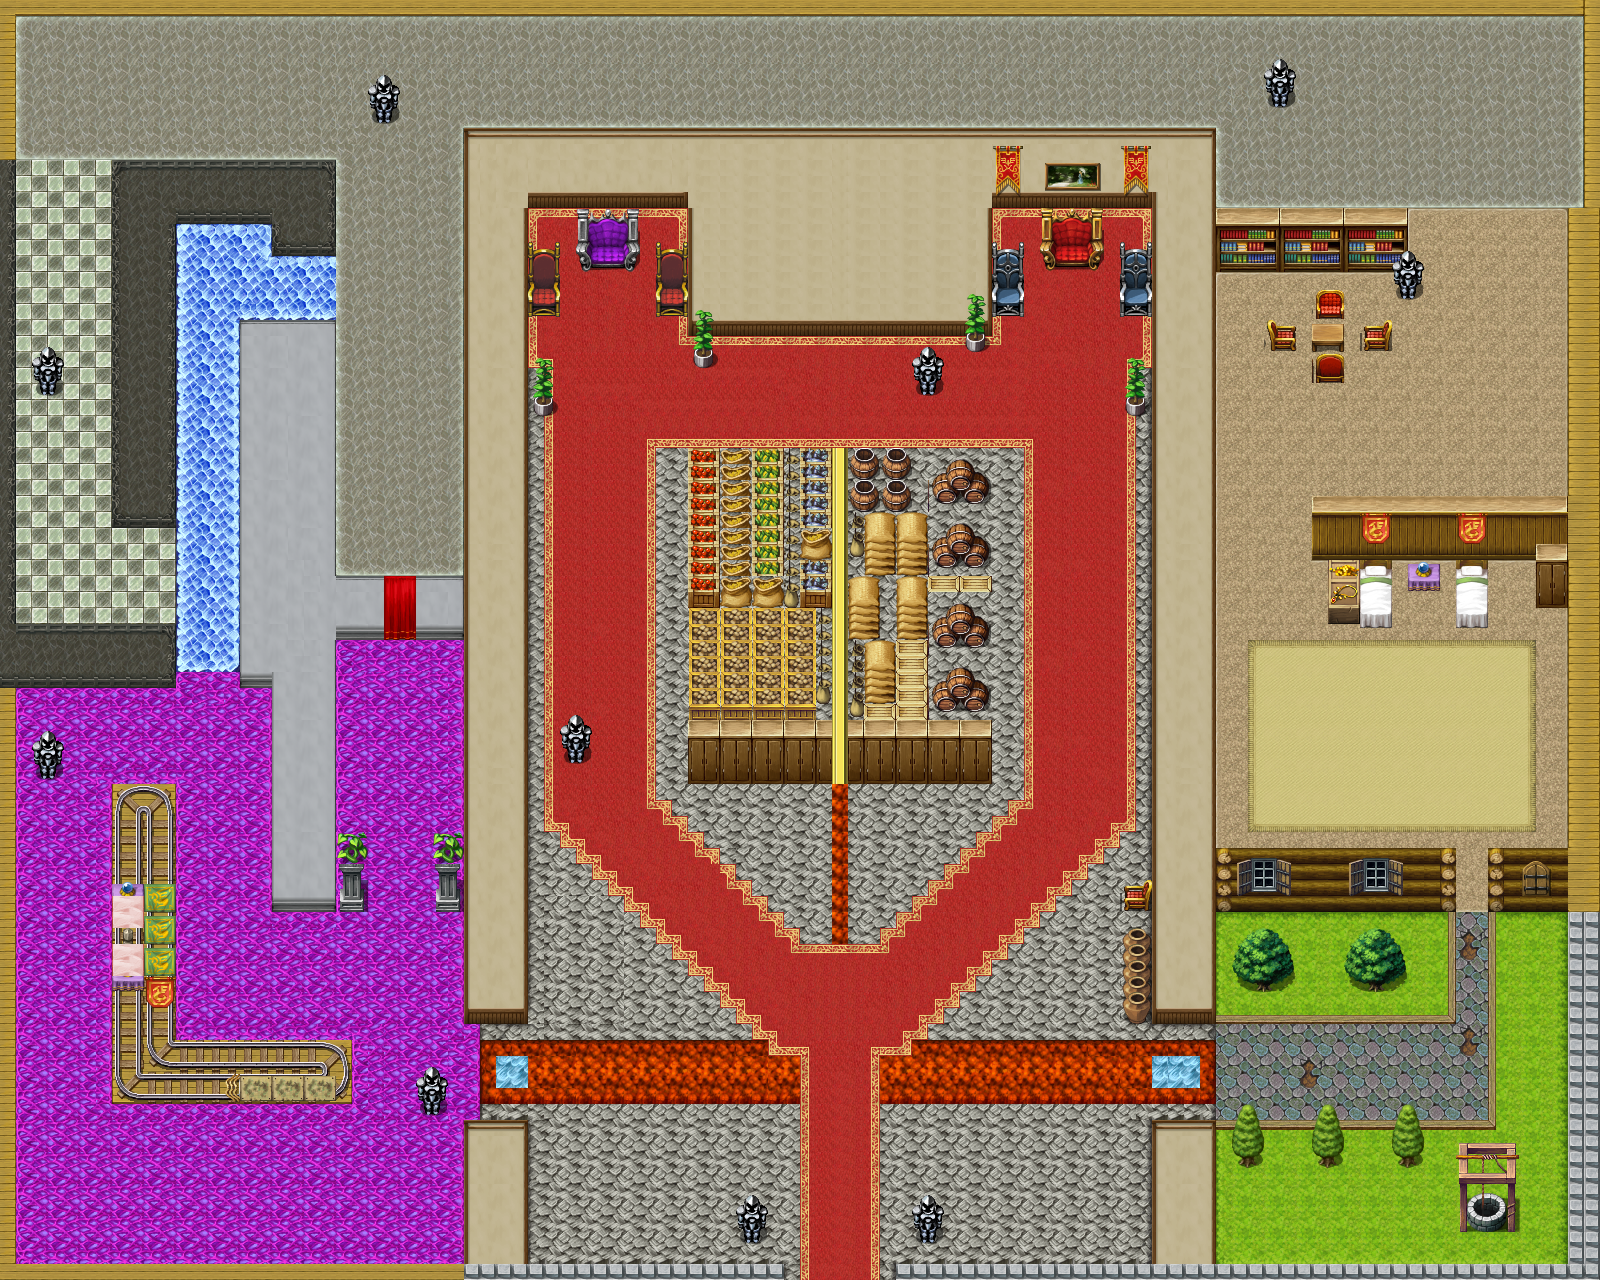

The image is a tile-based game level rendered from a .tmx file. Its description and source (layers, tilesets, objects; grid data summarised) follow:
An orthogonal 100x80 tile map with 16x16 px tiles, 3 tile layers (Floor, On Bottom, On Top) and 55 objects.

<map version="1.0" orientation="orthogonal" renderorder="right-down" width="100" height="80" tilewidth="16" tileheight="16" nextobjectid="85">
 <tileset firstgid="1" name="tileset" tilewidth="16" tileheight="16">
  <image source="../img/map003_tiles.png" width="1024" height="2048" />
  <terraintypes>
   <terrain name="New Terrain" tile="-1" />
  </terraintypes>
  <tile id="4351">
   <animation>
    <frame tileid="4144" duration="100" />
    <frame tileid="4148" duration="100" />
    <frame tileid="4152" duration="100" />
    <frame tileid="4145" duration="100" />
    <frame tileid="4149" duration="100" />
    <frame tileid="4153" duration="100" />
    <frame tileid="4146" duration="100" />
    <frame tileid="4150" duration="100" />
    <frame tileid="4154" duration="100" />
    <frame tileid="4147" duration="100" />
    <frame tileid="4151" duration="100" />
    <frame tileid="4155" duration="100" />
   </animation>
  </tile>
 </tileset>
 <layer name="Floor" width="100" height="80">
  <data>[8000 cells, 8000 non-empty, 265 distinct tile ids]</data>
 </layer>
 <layer name="On Bottom" width="100" height="80">
  <data>[8000 cells, 1045 non-empty, 284 distinct tile ids]</data>
 </layer>
 <objectgroup name="collision Layer 1">
  <object id="1" x="788" y="1284" width="104" height="8" />
  <object id="2" x="696" y="452" width="288" height="316" />
  <object id="3" x="1152" y="1024">
   <polyline points="0,-8 0,-96 -32,-96 -32,-8 0,-8" />
  </object>
  <object id="4" x="1360" y="560">
   <polyline points="0,0 0,56 32,56 32,0 0,0" />
  </object>
  <object id="5" x="1456" y="560">
   <polyline points="0,0 0,56 32,56 32,0 0,0" />
  </object>
  <object id="6" x="1568" y="592">
   <polyline points="0,0 0,256 32,256 32,0 0,0" />
  </object>
  <object id="7" x="1424" y="848">
   <polyline points="0,0 0,56 -208,56 -208,0 0,0" />
  </object>
  <object id="8" x="1408" y="584">
   <polyline points="0,0 32,0 32,-24 0,-24 0,0" />
  </object>
  <object id="9" x="1312" y="552">
   <polyline points="0,0 256,0 256,-56 4,-56 0,-56 0,0" />
  </object>
  <object id="10" x="1568" y="904">
   <polyline points="0,0 32,0 32,360 0,360 0,0" />
  </object>
  <object id="11" x="1152" y="1120">
   <polyline points="0,0 0,144 64,144 64,0 0,0" />
  </object>
  <object id="12" x="1568" y="496">
   <polyline points="0,0 32,0 32,-288 0,-288 0,0" />
  </object>
  <object id="13" x="1584" y="208">
   <polyline points="0,0 0,-208 16,-208 16,-4 16,0 0,0" />
  </object>
  <object id="14" x="1460" y="1224">
   <polyline points="0,0 56,0 56,-24 44,-24 32,-32 20,-32 8,-24 0,-24 0,0" />
  </object>
  <object id="16" x="1216" y="208" width="192" height="56" />
  <object id="17" x="464" y="1016">
   <polyline points="0,0 64,0 64,-816 224,-816 224,-688 528,-688 528,-816 688,-816 688,-888 0,-888 0,0" />
  </object>
  <object id="18" x="464" y="1268">
   <polyline points="0,0 0,-148 64,-148 64,0" />
  </object>
  <object id="19" x="1568" y="1264">
   <polyline points="0,0 -672,0 -672,16" />
  </object>
  <object id="20" x="784" y="1280">
   <polyline points="0,0 0,-16 -320,-16 -768,-16 -768,-600 -608,-600 -608,-656 -768,-656 -768,-1272 800,-1264" />
  </object>
  <object id="21" x="336" y="248">
   <polyline points="0,0 0,-88 -224,-88 -224,272 -160,272 -160,-32 -64,-32 -64,0 0,0" />
  </object>
  <object id="22" x="240" y="320">
   <polyline points="0,0 96,0 96,256 144,256 144,312 96,312 96,584 32,584 32,360 0,360 0,0" />
  </object>
  <object id="23" x="176" y="784">
   <polyline points="0,0 -64,0 -64,312 176,312 176,256 0,256 0,0" />
  </object>
  <object id="34" x="532" y="272">
   <polyline points="0,0 24,0" />
  </object>
  <object id="35" x="660" y="272">
   <polyline points="0,0 24,0" />
  </object>
  <object id="36" x="996" y="272">
   <polyline points="0,0 24,0" />
  </object>
  <object id="37" x="1124" y="272">
   <polyline points="0,0 24,0" />
  </object>
  <object id="39" x="1568" y="904">
   <polyline points="0,0 0,-56" />
  </object>
  <object id="40" x="1404" y="296">
   <polyline points="0,0 8,0" />
  </object>
  <object id="41" x="1276" y="104">
   <polyline points="0,0 8,0" />
  </object>
  <object id="42" x="932" y="392">
   <polyline points="0,0 -8,0" />
  </object>
  <object id="43" x="388" y="120">
   <polyline points="0,0 -8,0" />
  </object>
  <object id="44" x="52" y="392">
   <polyline points="0,0 -8,0" />
  </object>
  <object id="45" x="580" y="760">
   <polyline points="0,0 -8,0" />
  </object>
  <object id="46" x="52" y="776">
   <polyline points="0,0 -8,0" />
  </object>
  <object id="47" x="436" y="1112">
   <polyline points="0,0 -8,0" />
  </object>
  <object id="48" x="932" y="1240">
   <polyline points="0,0 -8,0" />
  </object>
  <object id="49" x="756" y="1240">
   <polyline points="0,0 -8,0" />
  </object>
  <object id="52" x="1328" y="616">
   <polyline points="0,0 32,0 32,-56 0,-56 0,0" />
  </object>
  <object id="53" x="1536" y="600">
   <polyline points="0,0 32,0 32,-16 0,-16 0,0" />
  </object>
  <object id="54" x="1536" y="584">
   <polyline points="0,0 0,-24 32,-24 32,0" />
  </object>
  <object id="55" x="416" y="632">
   <polyline points="0,0 0,-56 48,-56 48,0 0,0" />
  </object>
  <object id="59" x="1316" y="376">
   <polyline points="0,0 28,0" />
  </object>
  <object id="60" x="1388" y="344">
   <polyline points="0,0 0,-24" />
  </object>
  <object id="61" x="1344" y="296">
   <polyline points="0,0 -28,0" />
  </object>
  <object id="62" x="1272" y="344">
   <polyline points="0,0 0,-24" />
  </object>
  <object id="63" x="1316" y="376">
   <polyline points="0,0 0,-8 28,-8 28,0" />
  </object>
  <object id="64" x="344" y="896">
   <polyline points="0,0 16,0" />
  </object>
  <object id="65" x="440" y="896">
   <polyline points="0,0 16,0" />
  </object>
  <object id="72" x="1152" y="128">
   <polyline points="0,0 64,0 64,888 0,888 0,0" />
  </object>
  <object id="74" x="1520" y="848">
   <polyline points="0,0 48,0 48,64 0,64 0,0" />
  </object>
  <object id="75" x="1248" y="976">
   <polyline points="0,0 32,0 32,8 0,8 0,0" />
  </object>
  <object id="76" x="1360" y="984">
   <polyline points="0,0 32,0 32,-8 0,-8 0,0" />
  </object>
  <object id="82" x="1240" y="1152">
   <polyline points="0,0 0,8 20,8 20,0 0,0" />
  </object>
  <object id="83" x="1320" y="1152">
   <polyline points="0,0 0,8 20,8 20,0 0,0" />
  </object>
  <object id="84" x="1400" y="1152">
   <polyline points="0,0 0,8 20,8 20,0 0,0" />
  </object>
 </objectgroup>
 <layer name="On Top" width="100" height="80">
  <properties>
   <property name="z" value="10" />
  </properties>
  <data>[8000 cells, 292 non-empty, 124 distinct tile ids]</data>
 </layer>
</map>